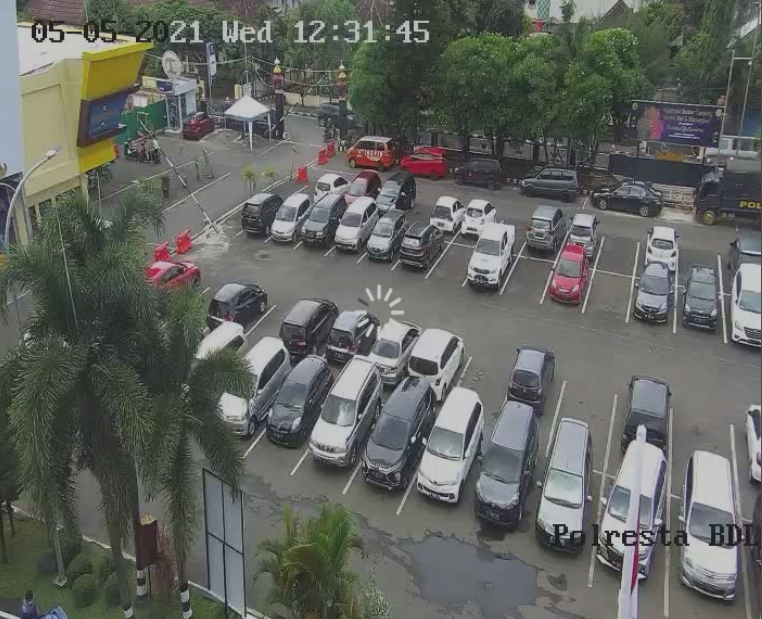
#> input picture Machine Learning/Preprocessing/polresta layout.png, 762 x 619 px
$ python annotate.py
#> lines starting #> are read from the running program, lines starting #| are printed output that depends on the picture
import os
import numpy as np
import cv2
import argparse
import pickle
import matplotlib.pyplot as plt
from matplotlib.patches import Polygon
from matplotlib.widgets import PolygonSelector
from matplotlib.collections import PatchCollection
from shapely.geometry import box
from shapely.geometry import Polygon as shapely_poly

points = []
prev_points = []
patches = []
total_points = []
breaker = False

class SelectFromCollection(object):
    def __init__(self, ax):
        self.canvas = ax.figure.canvas
        self.poly = PolygonSelector(ax, self.onselect)
        self.ind = []

    def onselect(self, verts):
        global points
        points = verts
        self.canvas.draw_idle()

    def disconnect(self):
        self.poly.disconnect_events()
        self.canvas.draw_idle()

def break_loop(event):
    global breaker
    global globSelect
    global savePath
    if event.key == 'b':
        globSelect.disconnect()
        if os.path.exists(savePath):
            os.remove(savePath)

        print("data saved in "+ savePath + " file")
        with open(savePath, 'wb') as f:
            pickle.dump(total_points, f, protocol=pickle.HIGHEST_PROTOCOL)
            exit()

def onkeypress(event):
    print("here")
    global points, prev_points, total_points
    if event.key == 'n':
        pts = np.array(points, dtype=np.int32)
        if points != prev_points and len(set(points)) == 4:
            print("Points : "+str(pts))
            patches.append(Polygon(pts))
            total_points.append(pts)
            prev_points = points

if __name__ == '__main__':
    global globSelect
    global savePath
    savePath = "./points_polresta_fixed.pkl"

    print("\n> Select a region in the figure by enclosing them within a quadrilateral.")
    print("> Press the 'f' key to go full screen.")
    print("> Press the 'esc' key to discard current quadrilateral.")
    print("> Try holding the 'shift' key to move all of the vertices.")
    print("> Try holding the 'ctrl' key to move a single vertex.")
    print("> After marking a quadrilateral press 'n' to save current quadrilateral and then press 'q' to start marking a new quadrilateral")
    print("> When you are done press 'b' to Exit the program\n")

    cnt=0
    rgb_image = cv2.imread("polresta layout.png")
#> rgb_image is the input picture: shape (619, 762, 3); mean B, G, R 95.7, 100.7, 98

    while True:
        fig, ax = plt.subplots()
        image = rgb_image
        ax.imshow(image)

        p = PatchCollection(patches, alpha=0.7)
        p.set_array(10*np.ones(len(patches)))
        ax.add_collection(p)

        globSelect = SelectFromCollection(ax)
        bbox = plt.connect('key_press_event', onkeypress)
        break_event = plt.connect('key_press_event', break_loop)
        plt.show()
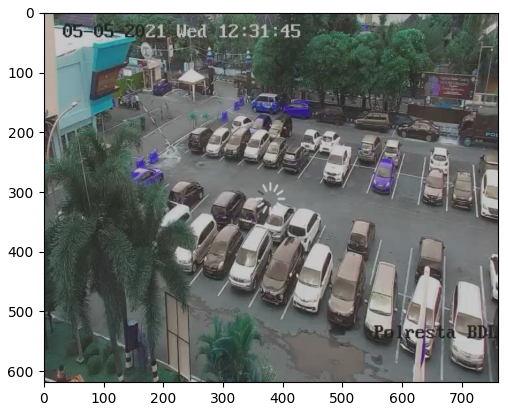
#> figure drawn by matplotlib, 1 panel; B, G, R data is drawn as R, G, B
        globSelect.disconnect()
